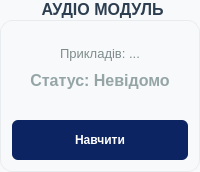
              <widget class="QGroupBox" name="group_audio_status">
               <property name="font">
                <font>
                 <family>Arial</family>
                 <pointsize>12</pointsize>
                 <bold>true</bold>
                </font>
               </property>
               <property name="styleSheet">
                <string>
                 QGroupBox { background-color: #f8f9fa; border: 1px solid #e9ecef; border-radius: 12px; margin-top: 20px; }
                 QGroupBox::title { subcontrol-origin: margin; subcontrol-position: top center; padding: 0 10px; color: #2c3e50; font-weight: bold; font-size: 14px; font-family: &quot;Arial&quot;; }
                </string>
               </property>
               <property name="title">
                <string>АУДІО МОДУЛЬ</string>
               </property>
               <layout class="QVBoxLayout" name="vbox_audio">
                <property name="spacing">
                 <number>10</number>
                </property>
                <property name="topMargin">
                 <number>25</number>
                </property>
                <item>
                 <widget class="QLabel" name="lbl_audio_count">
                  <property name="font">
                   <font>
                    <family>Arial</family>
                    <pointsize>10</pointsize>
                   </font>
                  </property>
                  <property name="styleSheet">
                   <string>color: #7f8c8d; border: none;</string>
                  </property>
                  <property name="text">
                   <string>Прикладів: ...</string>
                  </property>
                  <property name="alignment">
                   <set>Qt::AlignmentFlag::AlignCenter</set>
                  </property>
                 </widget>
                </item>
                <item>
                 <widget class="QLabel" name="lbl_audio_status">
                  <property name="font">
                   <font>
                    <family>Arial</family>
                    <pointsize>12</pointsize>
                    <bold>true</bold>
                   </font>
                  </property>
                  <property name="styleSheet">
                   <string>color: #95a5a6; border: none;</string>
                  </property>
                  <property name="text">
                   <string>Статус: Невідомо</string>
                  </property>
                  <property name="alignment">
                   <set>Qt::AlignmentFlag::AlignCenter</set>
                  </property>
                 </widget>
                </item>
                <item>
                 <spacer name="vs_main_sep">
                  <property name="orientation">
                   <enum>Qt::Orientation::Vertical</enum>
                  </property>
                  <property name="sizeHint" stdset="0">
                   <size>
                    <width>20</width>
                    <height>20</height>
                   </size>
                  </property>
                 </spacer>
                </item>
                <item>
                 <widget class="QPushButton" name="btn_train_audio">
                  <property name="minimumSize">
                   <size>
                    <width>0</width>
                    <height>40</height>
                   </size>
                  </property>
                  <property name="palette">
                   <palette>
                    <active>
                     <colorrole role="WindowText">
                      <brush brushstyle="SolidPattern">
                       <color alpha="255">
                        <red>255</red>
                        <green>255</green>
                        <blue>255</blue>
                       </color>
                      </brush>
                     </colorrole>
                     <colorrole role="Button">
                      <brush brushstyle="SolidPattern">
                       <color alpha="255">
                        <red>12</red>
                        <green>36</green>
                        <blue>97</blue>
                       </color>
                      </brush>
                     </colorrole>
                     <colorrole role="Text">
                      <brush brushstyle="SolidPattern">
                       <color alpha="255">
                        <red>255</red>
                        <green>255</green>
                        <blue>255</blue>
                       </color>
                      </brush>
                     </colorrole>
                     <colorrole role="ButtonText">
                      <brush brushstyle="SolidPattern">
                       <color alpha="255">
                        <red>255</red>
                        <green>255</green>
                        <blue>255</blue>
                       </color>
                      </brush>
                     </colorrole>
                     <colorrole role="Base">
                      <brush brushstyle="SolidPattern">
                       <color alpha="255">
                        <red>12</red>
                        <green>36</green>
                        <blue>97</blue>
                       </color>
                      </brush>
                     </colorrole>
                     <colorrole role="Window">
                      <brush brushstyle="SolidPattern">
                       <color alpha="255">
                        <red>12</red>
                        <green>36</green>
                        <blue>97</blue>
                       </color>
                      </brush>
                     </colorrole>
                     <colorrole role="Highlight">
                      <brush brushstyle="SolidPattern">
                       <color alpha="255">
                        <red>143</red>
                        <green>0</green>
                        <blue>4</blue>
                       </color>
                      </brush>
                     </colorrole>
                     <colorrole role="Link">
                      <brush brushstyle="SolidPattern">
                       <color alpha="255">
                        <red>143</red>
                        <green>0</green>
                        <blue>4</blue>
                       </color>
                      </brush>
                     </colorrole>
                     <colorrole role="LinkVisited">
                      <brush brushstyle="SolidPattern">
                       <color alpha="255">
                        <red>143</red>
                        <green>0</green>
                        <blue>4</blue>
                       </color>
                      </brush>
                     </colorrole>
                     <colorrole role="PlaceholderText">
                      <brush brushstyle="SolidPattern">
                       <color alpha="128">
                        <red>255</red>
                        <green>255</green>
                        <blue>255</blue>
                       </color>
                      </brush>
                     </colorrole>
                     <colorrole role="Accent">
                      <brush brushstyle="SolidPattern">
                       <color alpha="255">
                        <red>143</red>
                        <green>0</green>
                        <blue>4</blue>
                       </color>
                      </brush>
                     </colorrole>
                    </active>
                    <inactive>
                     <colorrole role="WindowText">
                      <brush brushstyle="SolidPattern">
                       <color alpha="255">
                        <red>255</red>
                        <green>255</green>
                        <blue>255</blue>
                       </color>
                      </brush>
                     </colorrole>
                     <colorrole role="Button">
                      <brush brushstyle="SolidPattern">
                       <color alpha="255">
                        <red>12</red>
                        <green>36</green>
                        <blue>97</blue>
                       </color>
                      </brush>
                     </colorrole>
                     <colorrole role="Text">
                      <brush brushstyle="SolidPattern">
                       <color alpha="255">
                        <red>255</red>
                        <green>255</green>
                        <blue>255</blue>
                       </color>
                      </brush>
                     </colorrole>
                     <colorrole role="ButtonText">
                      <brush brushstyle="SolidPattern">
                       <color alpha="255">
                        <red>255</red>
                        <green>255</green>
                        <blue>255</blue>
                       </color>
                      </brush>
                     </colorrole>
                     <colorrole role="Base">
                      <brush brushstyle="SolidPattern">
                       <color alpha="255">
                        <red>12</red>
                        <green>36</green>
                        <blue>97</blue>
                       </color>
                      </brush>
                     </colorrole>
                     <colorrole role="Window">
                      <brush brushstyle="SolidPattern">
                       <color alpha="255">
                        <red>12</red>
                        <green>36</green>
                        <blue>97</blue>
                       </color>
                      </brush>
                     </colorrole>
                     <colorrole role="Highlight">
                      <brush brushstyle="SolidPattern">
                       <color alpha="255">
                        <red>143</red>
                        <green>0</green>
                        <blue>4</blue>
                       </color>
                      </brush>
                     </colorrole>
                     <colorrole role="Link">
                      <brush brushstyle="SolidPattern">
                       <color alpha="255">
                        <red>143</red>
                        <green>0</green>
                        <blue>4</blue>
                       </color>
                      </brush>
                     </colorrole>
                     <colorrole role="LinkVisited">
                      <brush brushstyle="SolidPattern">
                       <color alpha="255">
                        <red>143</red>
                        <green>0</green>
                        <blue>4</blue>
                       </color>
                      </brush>
                     </colorrole>
                     <colorrole role="PlaceholderText">
                      <brush brushstyle="SolidPattern">
                       <color alpha="128">
                        <red>255</red>
                        <green>255</green>
                        <blue>255</blue>
                       </color>
                      </brush>
                     </colorrole>
                     <colorrole role="Accent">
                      <brush brushstyle="SolidPattern">
                       <color alpha="255">
                        <red>143</red>
                        <green>0</green>
                        <blue>4</blue>
                       </color>
                      </brush>
                     </colorrole>
                    </inactive>
                    <disabled>
                     <colorrole role="WindowText">
                      <brush brushstyle="SolidPattern">
                       <color alpha="255">
                        <red>255</red>
                        <green>255</green>
                        <blue>255</blue>
                       </color>
                      </brush>
                     </colorrole>
                     <colorrole role="Button">
                      <brush brushstyle="SolidPattern">
                       <color alpha="255">
                        <red>12</red>
                        <green>36</green>
                        <blue>97</blue>
                       </color>
                      </brush>
                     </colorrole>
                     <colorrole role="Text">
                      <brush brushstyle="SolidPattern">
                       <color alpha="255">
                        <red>255</red>
                        <green>255</green>
                        <blue>255</blue>
                       </color>
                      </brush>
                     </colorrole>
                     <colorrole role="ButtonText">
                      <brush brushstyle="SolidPattern">
                       <color alpha="255">
                        <red>255</red>
                        <green>255</green>
                        <blue>255</blue>
                       </color>
                      </brush>
                     </colorrole>
                     <colorrole role="Base">
                      <brush brushstyle="SolidPattern">
                       <color alpha="255">
                        <red>12</red>
                        <green>36</green>
                        <blue>97</blue>
                       </color>
                      </brush>
                     </colorrole>
                     <colorrole role="Window">
                      <brush brushstyle="SolidPattern">
                       <color alpha="255">
                        <red>12</red>
                        <green>36</green>
                        <blue>97</blue>
                       </color>
                      </brush>
                     </colorrole>
                     <colorrole role="Highlight">
                      <brush brushstyle="SolidPattern">
                       <color alpha="255">
                        <red>143</red>
                        <green>0</green>
                        <blue>4</blue>
                       </color>
                      </brush>
                     </colorrole>
                     <colorrole role="Link">
                      <brush brushstyle="SolidPattern">
                       <color alpha="255">
                        <red>143</red>
                        <green>0</green>
                        <blue>4</blue>
                       </color>
                      </brush>
                     </colorrole>
                     <colorrole role="LinkVisited">
                      <brush brushstyle="SolidPattern">
                       <color alpha="255">
                        <red>143</red>
                        <green>0</green>
                        <blue>4</blue>
                       </color>
                      </brush>
                     </colorrole>
                     <colorrole role="PlaceholderText">
                      <brush brushstyle="SolidPattern">
                       <color alpha="128">
                        <red>255</red>
                        <green>255</green>
                        <blue>255</blue>
                       </color>
                      </brush>
                     </colorrole>
                     <colorrole role="Accent">
                      <brush brushstyle="SolidPattern">
                       <color alpha="255">
                        <red>143</red>
                        <green>0</green>
                        <blue>4</blue>
                       </color>
                      </brush>
                     </colorrole>
                    </disabled>
                   </palette>
                  </property>
                  <property name="font">
                   <font>
                    <family>Arial</family>
                    <bold>true</bold>
                   </font>
                  </property>
                  <property name="cursor">
                   <cursorShape>WaitCursor</cursorShape>
                  </property>
                  <property name="styleSheet">
                   <string>QPushButton { background-color: #0c2461; color: white; border-radius: 6px; font-weight: bold; } QPushButton:hover { background-color: #0a1a3c; } QPushButton:pressed { background-color: #050d21; }</string>
                  </property>
                  <property name="text">
                   <string>Навчити</string>
                  </property>
                 </widget>
                </item>
               </layout>
              </widget>
